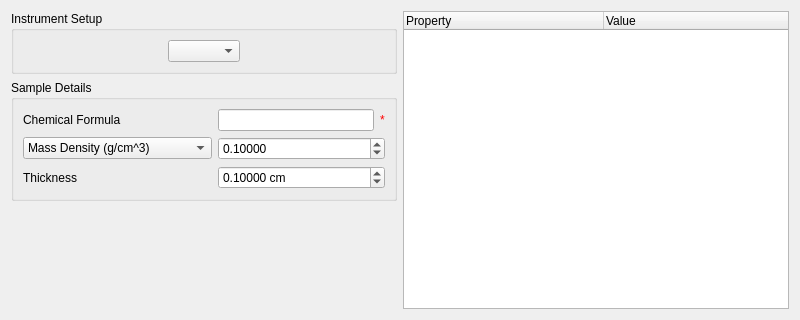
<?xml version="1.0" encoding="UTF-8"?>
<ui version="4.0">
 <class>IndirectTransmissionCalc</class>
 <widget class="QWidget" name="IndirectTransmissionCalc">
  <property name="geometry">
   <rect>
    <x>0</x>
    <y>0</y>
    <width>800</width>
    <height>320</height>
   </rect>
  </property>
  <property name="windowTitle">
   <string>Form</string>
  </property>
  <layout class="QHBoxLayout" name="horizontalLayout">
   <item>
    <layout class="QVBoxLayout" name="verticalLayout">
     <item>
      <widget class="QGroupBox" name="gbInstrumentConfig">
       <property name="title">
        <string>Instrument Setup</string>
       </property>
       <layout class="QGridLayout" name="gridLayout">
        <item row="0" column="0">
         <widget class="MantidQt::MantidWidgets::IndirectInstrumentConfig" name="iicInstrumentConfiguration">
          <property name="sizePolicy">
           <sizepolicy hsizetype="Maximum" vsizetype="Fixed">
            <horstretch>0</horstretch>
            <verstretch>0</verstretch>
           </sizepolicy>
          </property>
          <property name="techniques" stdset="0">
           <stringlist>
            <string>TOF Indirect Geometry Spectroscopy</string>
           </stringlist>
          </property>
          <property name="disabledInstruments" stdset="0">
           <stringlist>
            <string>TFXA</string>
           </stringlist>
          </property>
          <property name="enableDiffraction" stdset="0">
           <bool>false</bool>
          </property>
          <property name="showInstrumentLabel" stdset="0">
           <bool>false</bool>
          </property>
         </widget>
        </item>
       </layout>
      </widget>
     </item>
     <item>
      <widget class="QGroupBox" name="gbSampleDetails">
       <property name="title">
        <string>Sample Details</string>
       </property>
       <layout class="QGridLayout" name="gridLayout_2">
        <property name="margin">
         <number>9</number>
        </property>
        <item row="0" column="0">
         <widget class="QLabel" name="lbChemicalFormula">
          <property name="text">
           <string>Chemical Formula</string>
          </property>
         </widget>
        </item>
        <item row="2" column="0">
         <widget class="QLabel" name="lbThickness">
          <property name="text">
           <string>Thickness</string>
          </property>
         </widget>
        </item>
        <item row="2" column="1">
         <widget class="QDoubleSpinBox" name="spThickness">
          <property name="suffix">
           <string> cm</string>
          </property>
          <property name="decimals">
           <number>5</number>
          </property>
          <property name="maximum">
           <double>1000.000000000000000</double>
          </property>
          <property name="singleStep">
           <double>0.100000000000000</double>
          </property>
          <property name="value">
           <double>0.100000000000000</double>
          </property>
         </widget>
        </item>
        <item row="1" column="1">
         <widget class="QDoubleSpinBox" name="spDensity">
          <property name="suffix">
           <string/>
          </property>
          <property name="decimals">
           <number>5</number>
          </property>
          <property name="maximum">
           <double>10000.000000000000000</double>
          </property>
          <property name="singleStep">
           <double>0.100000000000000</double>
          </property>
          <property name="value">
           <double>0.100000000000000</double>
          </property>
         </widget>
        </item>
        <item row="0" column="1">
         <layout class="QHBoxLayout" name="loChemicalFormula">
          <item>
           <widget class="QLineEdit" name="leChemicalFormula"/>
          </item>
          <item>
           <widget class="QLabel" name="valChemicalFormula">
            <property name="styleSheet">
             <string notr="true">color: rgb(255, 0, 0);</string>
            </property>
            <property name="text">
             <string>*</string>
            </property>
           </widget>
          </item>
         </layout>
        </item>
        <item row="1" column="0">
         <widget class="QComboBox" name="cbDensityType">
          <item>
           <property name="text">
            <string>Mass Density (g/cm^3)</string>
           </property>
          </item>
          <item>
           <property name="text">
            <string>Number Density  (atoms/Å^3)</string>
           </property>
          </item>
         </widget>
        </item>
       </layout>
      </widget>
     </item>
     <item>
      <spacer name="verticalSpacer">
       <property name="orientation">
        <enum>Qt::Vertical</enum>
       </property>
       <property name="sizeHint" stdset="0">
        <size>
         <width>20</width>
         <height>40</height>
        </size>
       </property>
      </spacer>
     </item>
    </layout>
   </item>
   <item>
    <widget class="QTreeWidget" name="tvResultsTable">
     <property name="columnCount">
      <number>2</number>
     </property>
     <attribute name="headerDefaultSectionSize">
      <number>200</number>
     </attribute>
     <attribute name="headerMinimumSectionSize">
      <number>50</number>
     </attribute>
     <column>
      <property name="text">
       <string>Property</string>
      </property>
     </column>
     <column>
      <property name="text">
       <string>Value</string>
      </property>
     </column>
    </widget>
   </item>
  </layout>
 </widget>
 <customwidgets>
  <customwidget>
   <class>MantidQt::MantidWidgets::IndirectInstrumentConfig</class>
   <extends>QComboBox</extends>
   <header>MantidQtMantidWidgets/IndirectInstrumentConfig.h</header>
  </customwidget>
 </customwidgets>
 <resources/>
 <connections/>
</ui>
